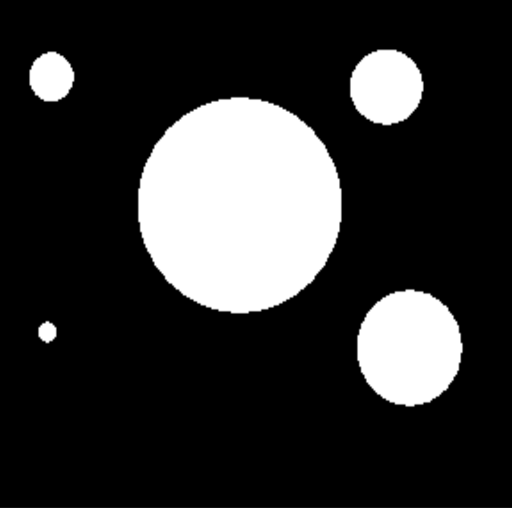
%> input picture Basic Operation/img1.jpg, 1024 x 1016 px (shown at 1/2 size)
$ octave Untitled.m   (GNU Octave 9; MATLAB toolbox functions it lacks are replaced by stand-ins)
%> lines starting %> are read from the running program, lines starting %| are printed output that depends on the picture; in (x1, y1, x2, y2) boxes, pixels count from 0 and x2, y2 are one past the last pixel; in counts of white or black regions, pixels touching at a corner belong together; the program's own positions count from 1
%%
%Ques 1
i1 = imread('img1.jpg');
%> i1 is the input picture: size 1016x1024x3 uint8; min 0, max 255, mean 49.1
bw1 = im2bw(i1);
%> bw1: size 1016x1024 logical; 19.2% white; 5 white regions, box (x1, y1, x2, y2) and area: (277, 195, 683, 627) 137164, (715, 579, 925, 813) 37941, (701, 100, 847, 250) 17097, (59, 104, 148, 203) 6805, (77, 642, 113, 686) 1162
p1 = bwperim(bw1,4);
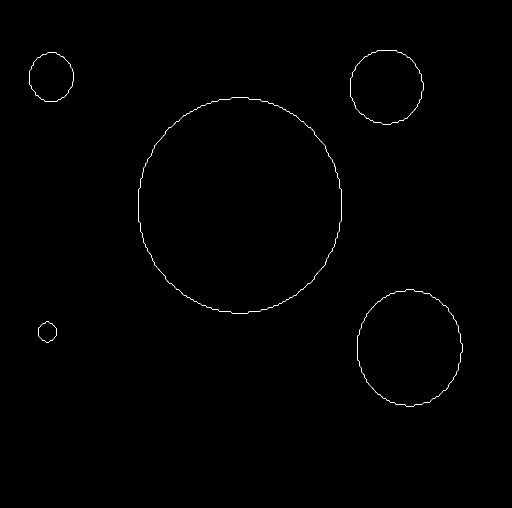
%> p1: size 1016x1024 logical (shown at 1/2 size); 0.27% white in thin lines or dots, all inside (x1, y1, x2, y2) = (59, 100, 925, 813)
p2 = bwperim(bw1,8);
figure,imshowpair(p1,p2,'montage')
%> after `imshowpair(p1,p2,'montage')`:
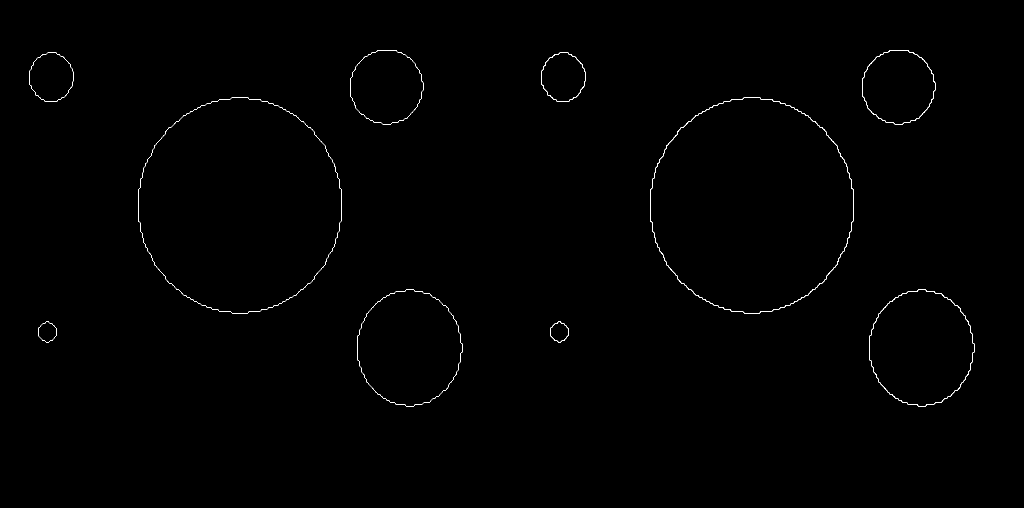
%> displayed picture: size 1016x2048, on the screen's scale of 0 to 255 (shown at 1/2 size); 0.31% white in thin lines or dots, all inside (x1, y1, x2, y2) = (59, 100, 1949, 813)
%%
%%Ques 2
i2 = imread('img2.jpg');
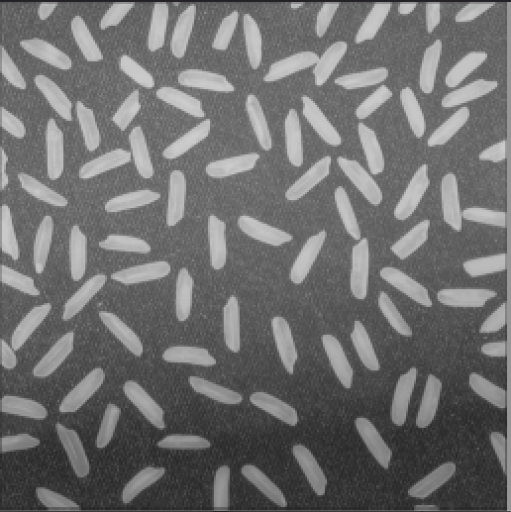
%> input picture Basic Operation/img2.jpg, 1022 x 1024 px (shown at 1/2 size)
%> i2 is the input picture: size 1024x1022x3 uint8; mean R, G, B 111, 111, 111
%> (the run ends here)
